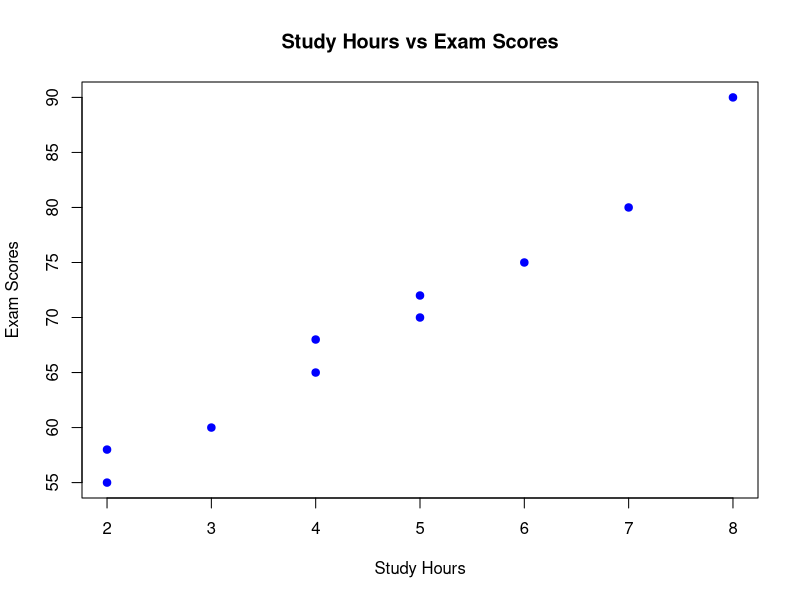

Here is the R script that generated this plot:

# AI Assistance Declaration:
# I used ChatGPT (GPT-6) on November 16, 2026,
# to help draft and document this R script.
# Prompts used: R Markdown formatting, code block
# examples, section organization, and syntax review.
# I verified outputs by running the R script in
# Posit Cloud and checking the summary statistics
# and scatter plot.
# All final calculations are done by myself.
# I am responsible for the accuracy and
# originality of this work.


# Student Study Hours Analysis
# Create a synthetic student dataset

students <- data.frame(
  Student_ID = 1:10,
  Study_Hours = c(2, 3, 4, 5, 6, 2, 7, 8, 4, 5),
  Exam_Score = c(55, 60, 65, 70, 75, 58, 80, 90, 68, 72)
)

print(students)


# Summary Statistics

summary(students$Study_Hours)
summary(students$Exam_Score)

mean(students$Study_Hours)
mean(students$Exam_Score)


# Scatter Plot

plot(
  students$Study_Hours,
  students$Exam_Score,
  main = "Study Hours vs Exam Scores",
  xlab = "Study Hours",
  ylab = "Exam Scores",
  col = "blue",
  pch = 19
)
